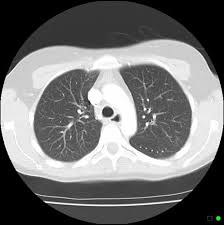
#> input picture Task1/DataSplit/test/normal/train_n6 (2) - Copy.jpg, 224 x 225 px
$ python Q4.py
#> lines starting #> are read from the running program, lines starting #| are printed output that depends on the picture
import os
import cv2
import numpy as np

output_dir = os.path.dirname(os.path.abspath(__file__))

image_path = input("Enter image path: ")
#> the answer given: ../../Task1/DataSplit/test/normal/train_n6 (2) - Copy.jpg
image = cv2.imread(image_path)
#> image is the input picture: shape (225, 224, 3); mean B, G, R 115.1, 115.1, 115.1
pixels = image.reshape((-1, 3)).astype(np.float32)

k = 4
criteria = (cv2.TERM_CRITERIA_EPS + cv2.TERM_CRITERIA_MAX_ITER, 100, 0.2)
_, labels, centers = cv2.kmeans(pixels, k, None, criteria, 10, cv2.KMEANS_RANDOM_CENTERS)
#> centers = [[105.6, 105.8, 105.6], [225.5, 225.5, 225.5], [1.07, 1.08, 1.07], [64.76, 64.8, 64.76]]

centers = np.uint8(centers)
#> centers = [[105, 105, 105], [225, 225, 225], [1, 1, 1], [64, 64, 64]]
segmented = centers[labels.flatten()]
segmented = segmented.reshape(image.shape)
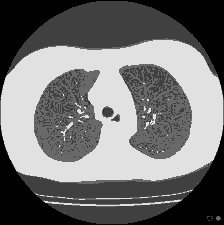
#> segmented: shape (225, 224, 3); min 1, max 225, mean 114.6

cv2.imwrite(os.path.join(output_dir, "segmented.jpg"), segmented)
print("Segmented image saved")
